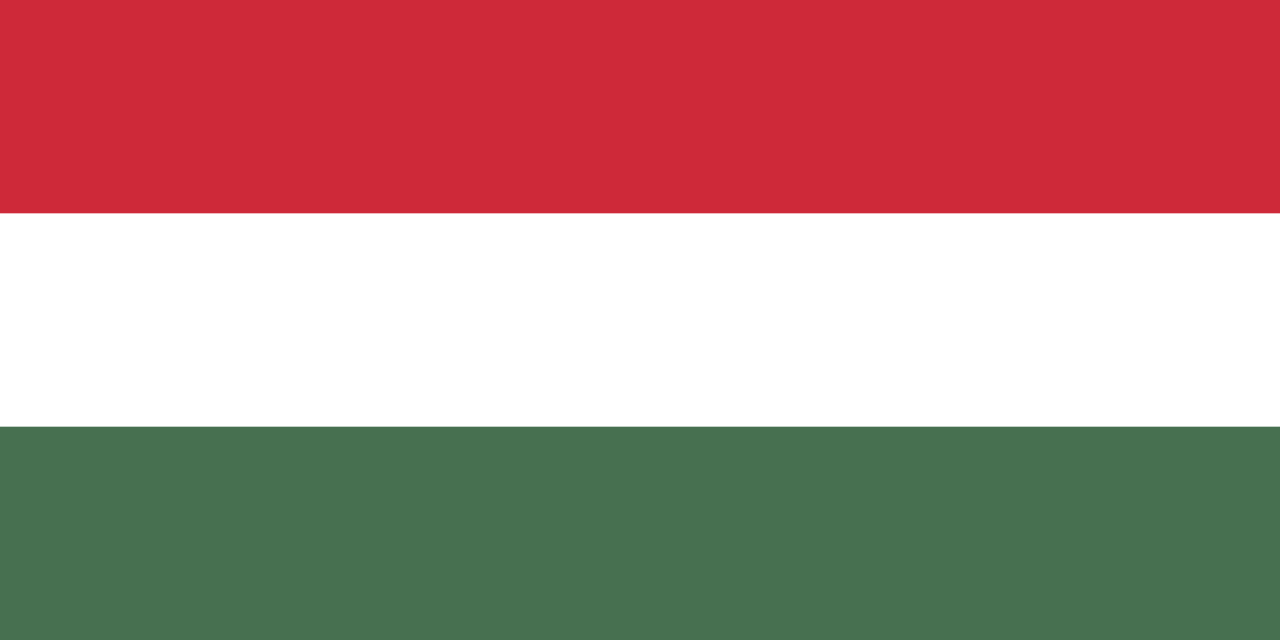
#> input picture ass3/part4/Flag.png, 1280 x 640 px
$ python dct_compression.py Flag.png bar-chart.png out
#> lines starting #> are read from the running program, lines starting #| are printed output that depends on the picture
import sys, os
import numpy as np
from PIL import Image
from scipy.fftpack import dct, idct
import matplotlib.pyplot as plt

def dct2(block):
    return dct(dct(block.T, norm='ortho').T, norm='ortho')

def idct2(block):
    return idct(idct(block.T, norm='ortho').T, norm='ortho')

def block_dct_forward(img, bs=16):
    h, w = img.shape
    coeffs = np.zeros_like(img, dtype=np.float64)
    for i in range(0, h, bs):
        for j in range(0, w, bs):
            block = img[i:i+bs, j:j+bs].astype(np.float64)
            coeffs[i:i+bs, j:j+bs] = dct2(block)
    return coeffs

def block_dct_inverse(coeffs, bs=16):
    h, w = coeffs.shape
    img = np.zeros_like(coeffs, dtype=np.float64)
    for i in range(0, h, bs):
        for j in range(0, w, bs):
            block = coeffs[i:i+bs, j:j+bs]
            img[i:i+bs, j:j+bs] = idct2(block)
    return img

def full_dct_forward(img):
    return dct2(img.astype(np.float64))

def full_dct_inverse(coeffs):
    return idct2(coeffs)

def threshold_block_by_rmse(coeffs, bs, max_rmse):


    flat = coeffs.flatten()
    idx = np.argsort(np.abs(flat))
    keep = flat.copy()
    N = bs * bs
    threshold_sq = (max_rmse ** 2) * N

    dropped_energy = 0
    for i in range(len(idx)):
        candidate = idx[i]
        val = flat[candidate]
        new_energy = dropped_energy + val**2
        if new_energy <= threshold_sq:
            keep[candidate] = 0
            dropped_energy = new_energy
        else:
            break

    return keep.reshape(coeffs.shape)

def compress_image_block(img, max_rmse, bs=16):
    h, w = img.shape
    coeffs = block_dct_forward(img, bs)
    compressed = np.zeros_like(coeffs)
    total_nonzero = 0

    for i in range(0, h, bs):
        for j in range(0, w, bs):
            block = coeffs[i:i+bs, j:j+bs]
            thresh = threshold_block_by_rmse(block, bs, max_rmse)
            compressed[i:i+bs, j:j+bs] = thresh
            total_nonzero += np.count_nonzero(thresh)

    recon = block_dct_inverse(compressed, bs)
    return recon, compressed, total_nonzero

def compress_image_full(img, max_rmse):
    coeffs = full_dct_forward(img)
    h, w = img.shape
    N = h * w
    threshold_sq = (max_rmse ** 2) * N

    flat = coeffs.flatten()
    idx = np.argsort(np.abs(flat))
    keep = flat.copy()

    dropped_energy = 0
    for i in range(len(idx)):
        candidate = idx[i]
        val = flat[candidate]
        new_energy = dropped_energy + val**2
        if new_energy <= threshold_sq:
            keep[candidate] = 0
            dropped_energy = new_energy
        else:
            break

    compressed = keep.reshape(coeffs.shape)
    recon = full_dct_inverse(compressed)
    total_nonzero = np.count_nonzero(compressed)

    return recon, compressed, total_nonzero

def psnr(orig, recon):
    mse = np.mean((orig.astype(np.float64) - recon)**2)
    if mse == 0:
        return float('inf')
    return 20 * np.log10(255.0 / np.sqrt(mse))

def save_img(arr, path):
    a = np.clip(arr, 0, 255).astype(np.uint8)
    Image.fromarray(a).save(path)

def process_image(path, name, outdir, max_rmse=25.5):
    print(f'\n=== Processing {name} ===')
    img = Image.open(path).convert('L')
    a = np.array(img, dtype=np.float64)
    h, w = a.shape
    h_new = (h // 16) * 16
    w_new = (w // 16) * 16
    if h_new != h or w_new != w:
        a = a[:h_new, :w_new]
    save_img(a, os.path.join(outdir, f'{name}_orig.png'))


    print('Part (a): Testing DCT forward/inverse')
    coeffs_test = block_dct_forward(a, 16)
    recon_test = block_dct_inverse(coeffs_test, 16)
    max_err = np.max(np.abs(a - recon_test))
    err = np.abs(a - recon_test)
    print(f'Max reconstruction error: {max_err:.2e}')

    save_img(recon_test, os.path.join(outdir, f'{name}_recon_part_a.png'))
    save_img(err, os.path.join(outdir, f'{name}_error_part_a.png'))


    print(f'Part (b): Block DCT with RMSE <= {max_rmse:.1f}')
    recon_block, coeffs_block, nonzero_block = compress_image_block(a, max_rmse, 16)
    psnr_block = psnr(a, recon_block)
    print(f'Block DCT: PSNR={psnr_block:.2f} dB, nonzero={nonzero_block}/{h_new*w_new}')

    save_img(recon_block, os.path.join(outdir, f'{name}_recon_part_b.png'))

    err_block = np.abs(a - recon_block)
    save_img(err_block, os.path.join(outdir, f'{name}_block_error_part_b.png'))


    print(f'Part (c): Full DCT with RMSE <= {max_rmse:.1f}')
    recon_full, coeffs_full, nonzero_full = compress_image_full(a, max_rmse)
    psnr_full = psnr(a, recon_full)
    print(f'Full DCT: PSNR={psnr_full:.2f} dB, nonzero={nonzero_full}/{h_new*w_new}')

    save_img(recon_full, os.path.join(outdir, f'{name}_full_recon.png'))

    err_full = np.abs(a - recon_full)
    save_img(err_full, os.path.join(outdir, f'{name}_full_error.png'))


    fig, axes = plt.subplots(2, 3, figsize=(12, 8))

    axes[0,0].imshow(a, cmap='gray', vmin=0, vmax=255)
    axes[0,0].set_title('Original')
    axes[0,0].axis('off')

    axes[0,1].imshow(recon_block, cmap='gray', vmin=0, vmax=255)
    axes[0,1].set_title(f'Block DCT\nPSNR={psnr_block:.1f}dB')
    axes[0,1].axis('off')

    axes[0,2].imshow(err_block, cmap='hot', vmin=0, vmax=50)
    axes[0,2].set_title('Block Error')
    axes[0,2].axis('off')

    axes[1,0].axis('off')

    axes[1,1].imshow(recon_full, cmap='gray', vmin=0, vmax=255)
    axes[1,1].set_title(f'Full DCT\nPSNR={psnr_full:.1f}dB')
    axes[1,1].axis('off')

    axes[1,2].imshow(err_full, cmap='hot', vmin=0, vmax=50)
    axes[1,2].set_title('Full Error')
    axes[1,2].axis('off')

    plt.tight_layout()
    plt.savefig(os.path.join(outdir, f'{name}_comparison.png'), dpi=150)
    plt.close()

    return {
        'psnr_block': psnr_block,
        'nonzero_block': nonzero_block,
        'psnr_full': psnr_full,
        'nonzero_full': nonzero_full,
        'total_coeffs': h_new * w_new
    }

def main():
    if len(sys.argv) < 3:
        print('usage: python3 dct_compression.py <img1> <img2> <outdir>')
        sys.exit(1)

    img1 = sys.argv[1]
    img2 = sys.argv[2]
    outdir = sys.argv[3]

    os.makedirs(outdir, exist_ok=True)

    print('='*60)
    print('BLOCK DCT COMPRESSION (JPEG-like)')
    print('='*60)


    max_rmse = 25.5

    r1 = process_image(img1, 'f1', outdir, max_rmse)
#> after the loop in block_dct_forward, `for i in range(0, h, bs):`:
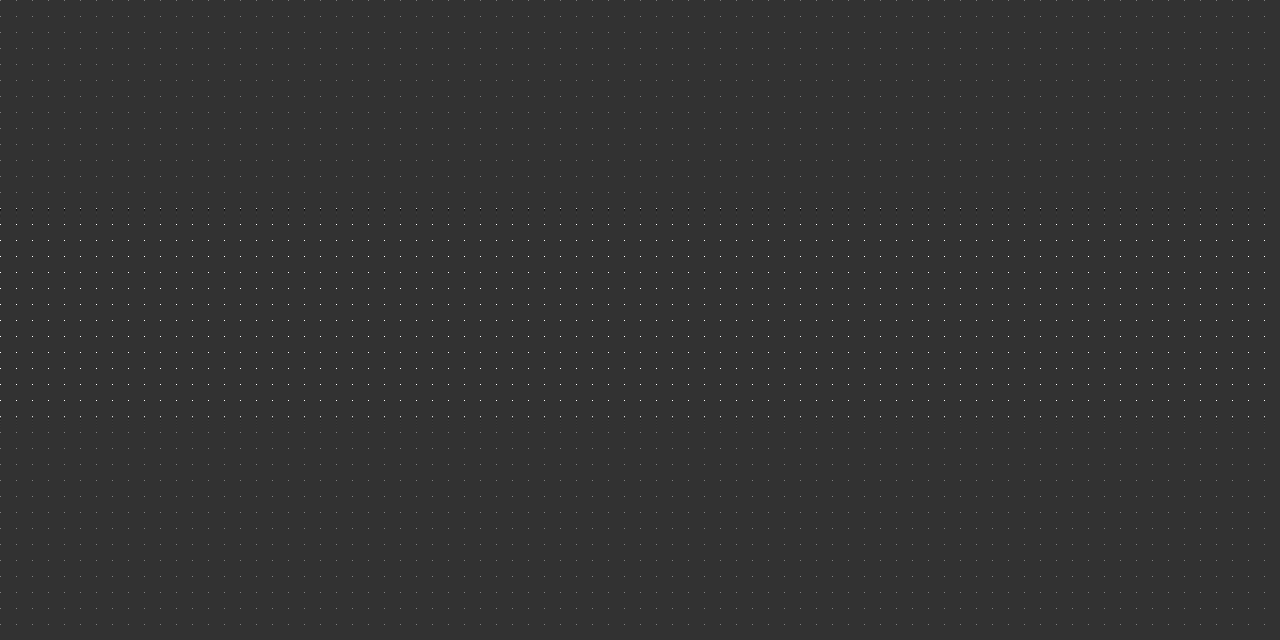
#> coeffs: shape (640, 1280) float64; min -1013.7, max 4080, mean 9.2; drawn with min black and max white
#> after the loop in block_dct_inverse, `for i in range(0, h, bs):`:
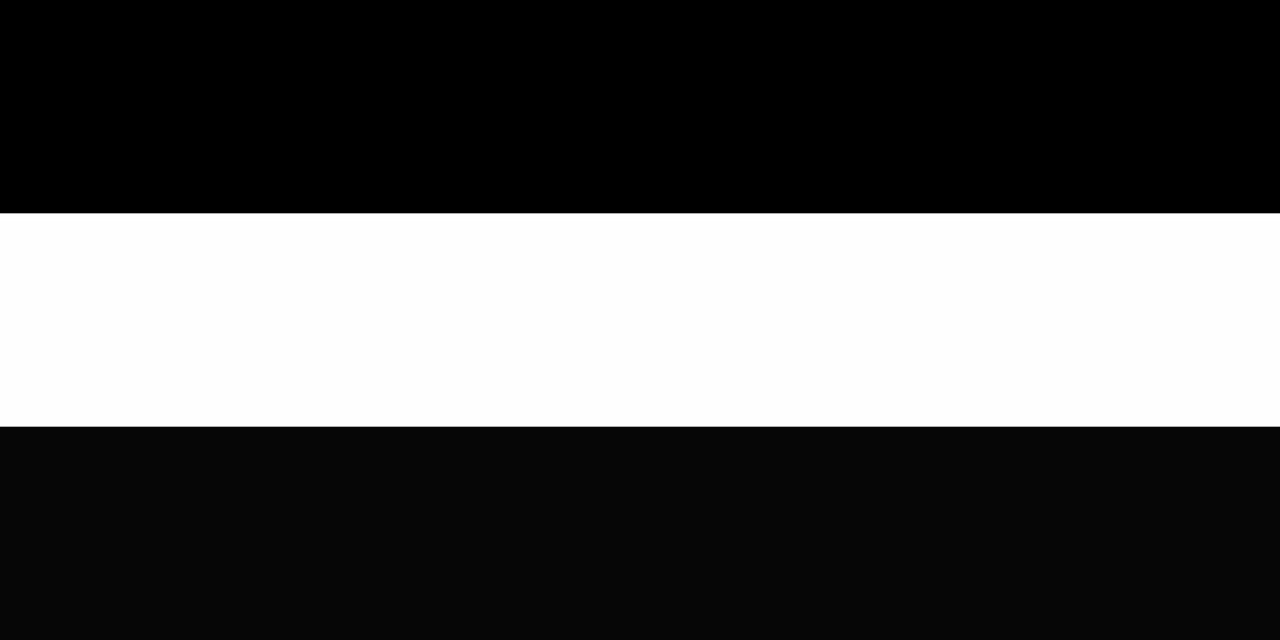
#> img: shape (640, 1280) float64; min 92, max 255, mean 147.7; drawn with min black and max white
#> in process_image, `max_err = np.max(np.abs(a - recon_test))`: max_err = 1.99e-13
#| Max reconstruction error: 1.99e-13
#> in save_img (call 3), `a = np.clip(arr, 0, 255).astype(np.uint8)`: a: shape (640, 1280); every value is 0
#| Block DCT: PSNR=33.99 dB, nonzero=3520/819200
#| Full DCT: PSNR=20.54 dB, nonzero=4/819200
    r2 = process_image(img2, 'f2', outdir, max_rmse)
#> call 2 of process_image, with path = 'bar-chart.png', name = 'f2', outdir = 'out', max_rmse = 25.5
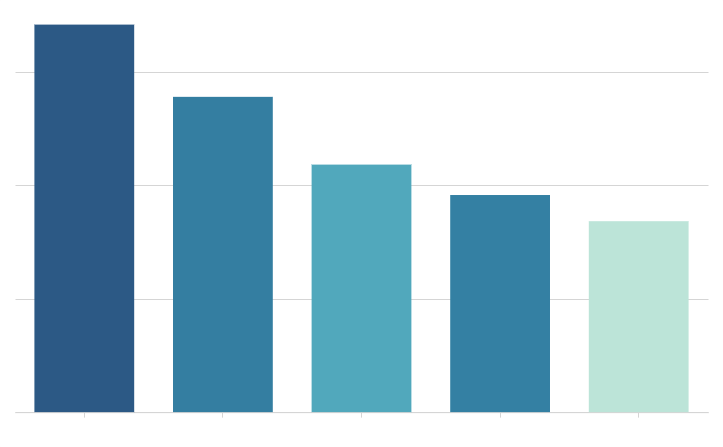
#> input picture ass3/part4/bar-chart.png, 723 x 447 px
#> call 3 of block_dct_forward, with bs = 16
#> after the loop in block_dct_forward (call 3), `for i in range(0, h, bs):`:
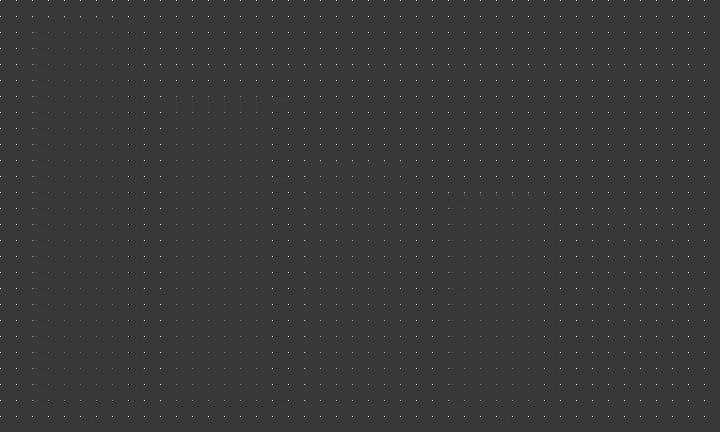
#> coeffs: shape (432, 720) float64; min -1173.7, max 4080, mean 12.4; drawn with min black and max white
#> call 3 of block_dct_inverse, with bs = 16
#> after the loop in block_dct_inverse (call 3), `for i in range(0, h, bs):`:
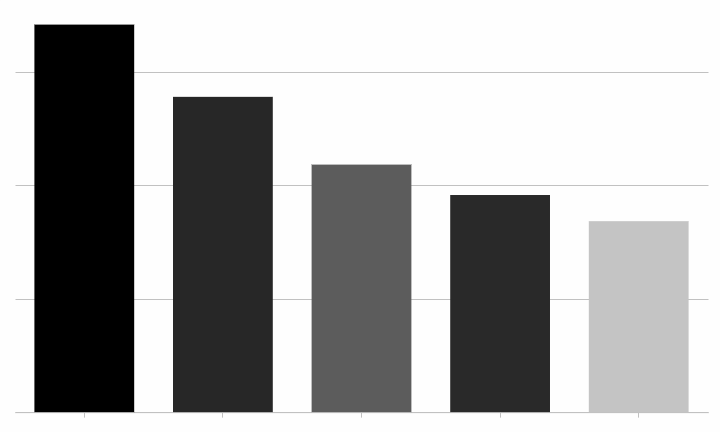
#> img: shape (432, 720) float64; min 81, max 255, mean 196.8; drawn with min black and max white
#| Max reconstruction error: 3.13e-13
#> in save_img (call 10), `a = np.clip(arr, 0, 255).astype(np.uint8)`: a: shape (432, 720); every value is 0
#> call 4 of block_dct_inverse, with bs = 16
#> after the loop in block_dct_inverse (call 4), `for i in range(0, h, bs):`:
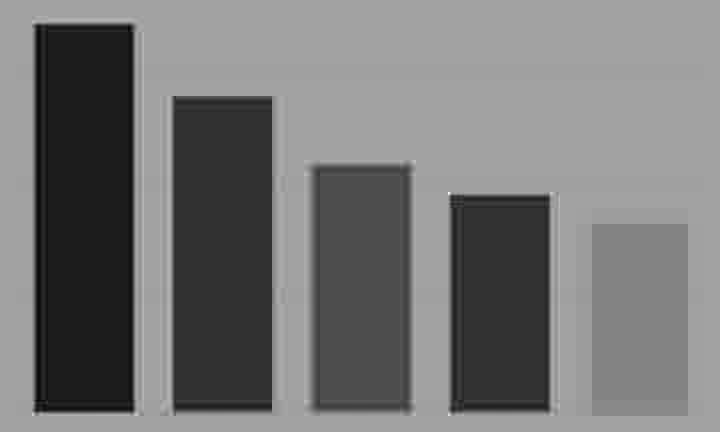
#> img: shape (432, 720) float64; min 43.91, max 374.6, mean 196.8; drawn with min black and max white
#| Block DCT: PSNR=28.70 dB, nonzero=1764/311040
#| Full DCT: PSNR=20.02 dB, nonzero=69/311040
#> in process_image (call 2), `err_full = np.abs(a - recon_full)`:
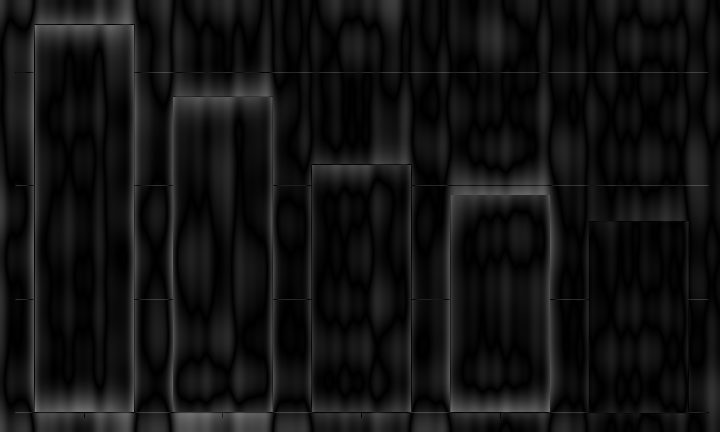
#> err_full: shape (432, 720) float64; min 0.000154, max 121.4, mean 18.5

    print('\n' + '='*60)
    print('COMPARISON SUMMARY')
    print('='*60)
    print(f'\n{"Metric":<30} {"f1":<15} {"f2":<15}')
    print('-'*60)
    print(f'{"Block DCT PSNR (dB)":<30} {r1["psnr_block"]:<15.2f} {r2["psnr_block"]:<15.2f}')
#| Block DCT PSNR (dB)            33.99           28.70
    print(f'{"Block nonzero coeffs":<30} {r1["nonzero_block"]:<15} {r2["nonzero_block"]:<15}')
#| Block nonzero coeffs           3520            1764
    print(f'{"Block retention %":<30} {100*r1["nonzero_block"]/r1["total_coeffs"]:<15.2f} {100*r2["nonzero_block"]/r2["total_coeffs"]:<15.2f}')
#| Block retention %              0.43            0.57
    print(f'{"Full DCT PSNR (dB)":<30} {r1["psnr_full"]:<15.2f} {r2["psnr_full"]:<15.2f}')
#| Full DCT PSNR (dB)             20.54           20.02
    print(f'{"Full nonzero coeffs":<30} {r1["nonzero_full"]:<15} {r2["nonzero_full"]:<15}')
#| Full nonzero coeffs            4               69
    print(f'{"Full retention %":<30} {100*r1["nonzero_full"]/r1["total_coeffs"]:<15.2f} {100*r2["nonzero_full"]/r2["total_coeffs"]:<15.2f}')
#| Full retention %               0.00            0.02

    print('\n' + '='*60)
    print('OBSERVATIONS')
    print('='*60)
    print('Block DCT:')
    print('  - Localized: errors contained within blocks')
    print('  - Better for images with varying detail density')
    print('  - Standard in JPEG')
    print('\nFull DCT:')
    print('  - Global optimization of coefficient allocation')
    print('  - Can achieve higher PSNR for smooth images')
    print('  - Errors can spread across entire image')
    print('  - Not practical for large images (memory, computation)')

    print(f'\nDone! Results saved in {outdir}/')

if __name__ == '__main__':
    main()
